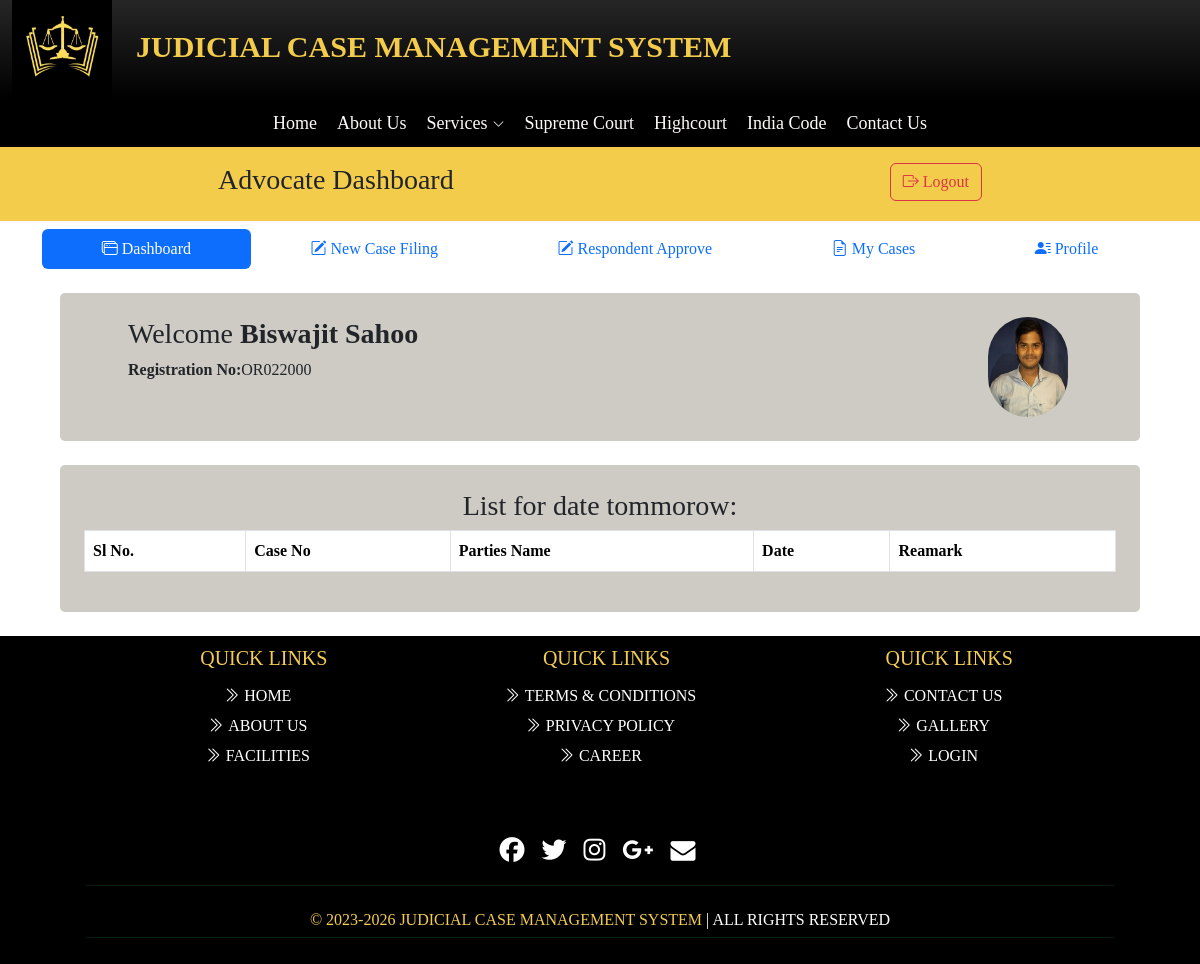
Screenshot of /Advocate/dashboard.php (signed in) with the database file from the repository.
### tables this page shows
CREATE TABLE `advocate_info` (
  `a_slno` int(11) NOT NULL,
  `a_regd` varchar(20) NOT NULL,
  `a_name` varchar(50) NOT NULL,
  `a_email` varchar(50) NOT NULL,
  `a_phn` bigint(50) NOT NULL,
  `a_pass` varchar(50) NOT NULL,
  `a_path` varchar(40) NOT NULL,
  `status` tinyint(1) NOT NULL
);

### Advocate/dashboard.php (the view, shortened to what this page needs)
<?php
include '../dbcon.php';
$is = $_SESSION['username'];
$sql = "select * from `advocate_info` where  `a_email` = '$is' ";
$result = mysqli_query($con, $sql);
if (mysqli_num_rows($result) > 0) {
    while ($row = mysqli_fetch_array($result)) {
        $Name = $row['a_name'];
        $Regd = $row['a_regd'];
        $img = $row['a_path'];
    }
} else {
    echo "Unable to Show your Information";
}
?>
<!DOCTYPE html>
<html lang="en">
<head>
</head>
<body>
    <?php include 'head.php'; ?>
    <?php include 'a_nav.php'; ?>
    <div class="container row boxtbl ">
        <div class="row">
            <div class="col-auto me-auto">
                <h3>Welcome <strong><?php echo $Name; ?></strong></h3>
                <h6 class="d-inline-flex"><strong>Registration No:</strong><?php echo $Regd; ?> </h6>
            </div>
            <div class="col-2"><img class="round" src="<?php echo $img; ?>" alt="logo" height="100" width="80"></div>
        </div>
    </div>
    <div class="container boxtbl">
        <h3 class="text-center">List for date tommorow:</h3>
        <table class="table table-striped table-hover table-bordered">
            <thead>
                <tr>
                    <th>Sl No.</th>
                    <th>Case No</th>
                    <th>Parties Name</th>
                    <th>Date</th>
                    <th>Reamark</th>
                </tr>
            </thead>
        </table>
    </div>
    <?php include 'foot.php'; ?>
</body>
</html>

### assets/css/nav.css (style rules this page uses)
body { font-family: Georgia, 'Cambria'; }
.boxtbl { padding: 2%; margin: 2% auto; width: 60%; background: rgb(206, 202, 196) !important; border-radius: 5px; }
*, *::before, *::after { box-sizing: border-box; }
.row { --bs-gutter-x: -5.5rem; }

### Advocate/dashboard.php (style rules this page uses)
.round { border-radius: 70px; }

### Advocate/head.php (style rules this page uses)
.boxtbl { padding: 2%; margin: 2% auto; width: 90%; background: rgb(206, 202, 196) !important; border-radius: 5px; }

### rows the page displays
advocate_info: a_name "Biswajit Sahoo", a_regd "OR022000", a_path (picture)
